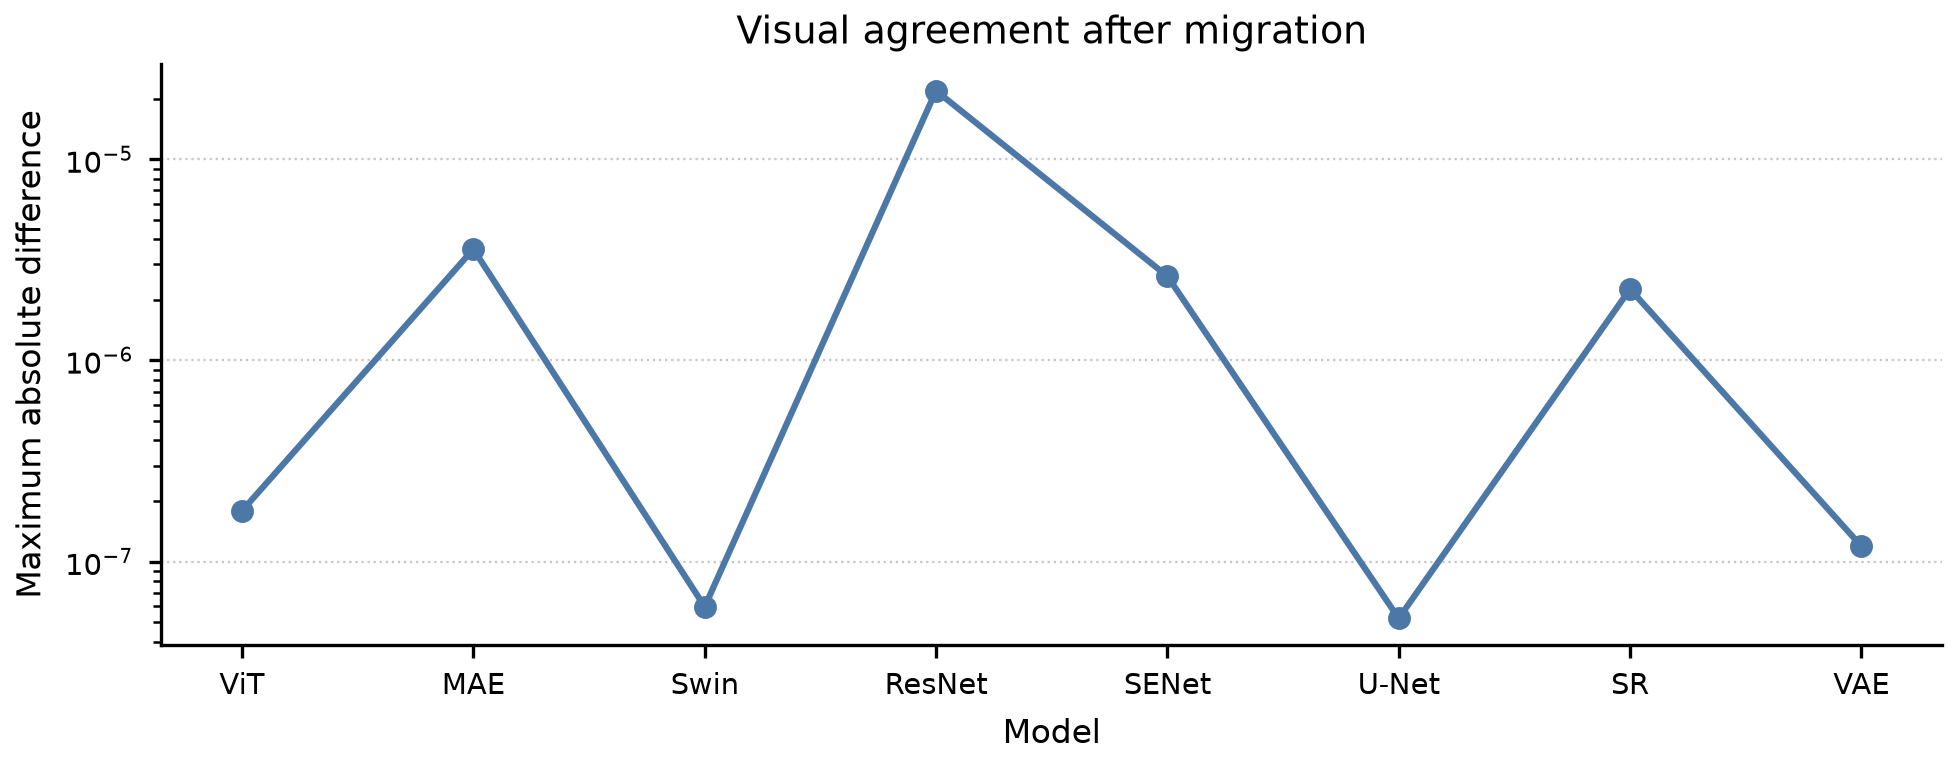

Recreate this plot in Python.
from pathlib import Path
import csv
import sys

import matplotlib
matplotlib.use("Agg")

root = Path(__file__).resolve().parents[2]
sys.path.insert(0, str(root / "scripts"))

from visuals import draw_summary

folder = Path(__file__).resolve().parent
rows = list(csv.DictReader((root / "out" / "visuals.csv").open()))
fig = draw_summary(rows)
fig.savefig(folder / "plot.png", dpi=300, bbox_inches="tight", pad_inches=0.05)
